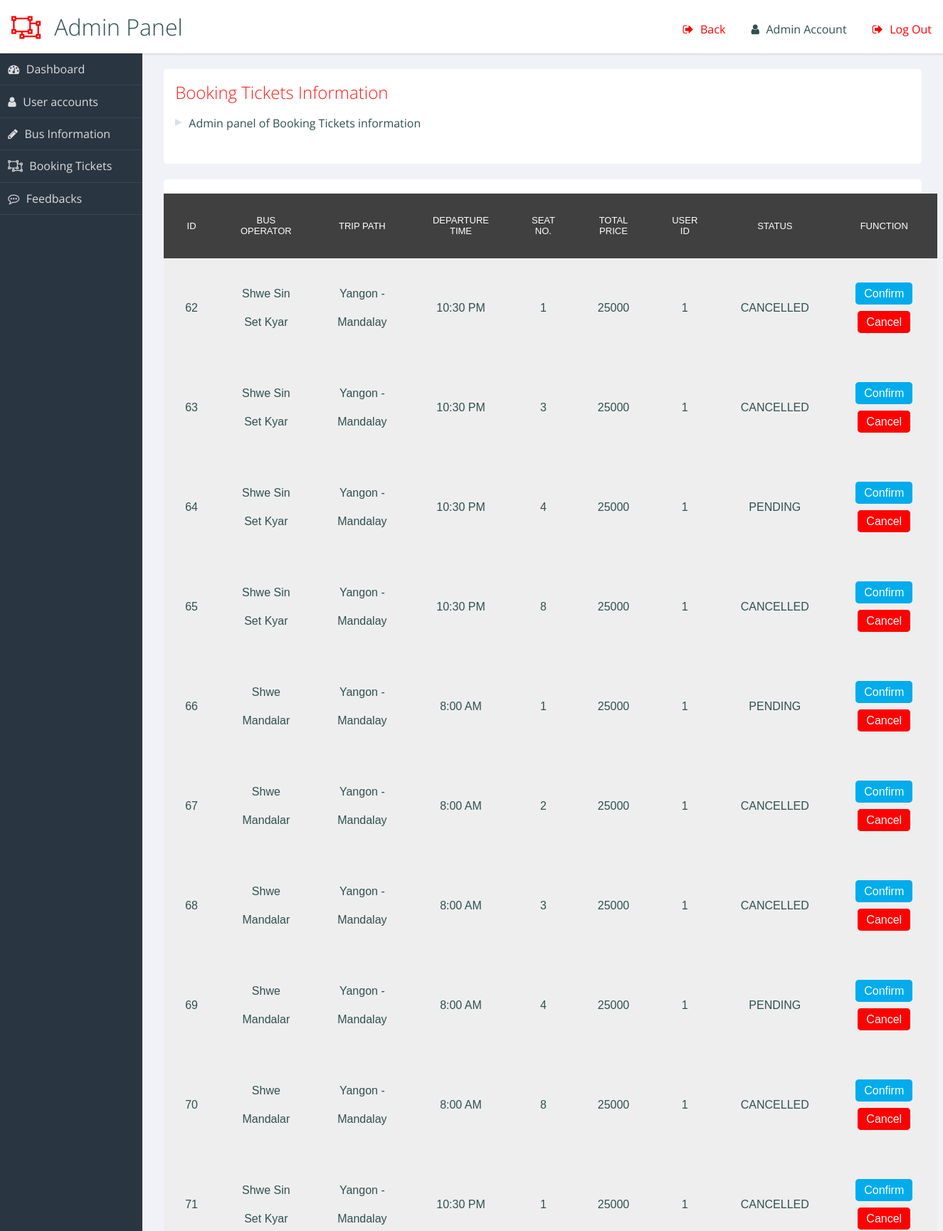
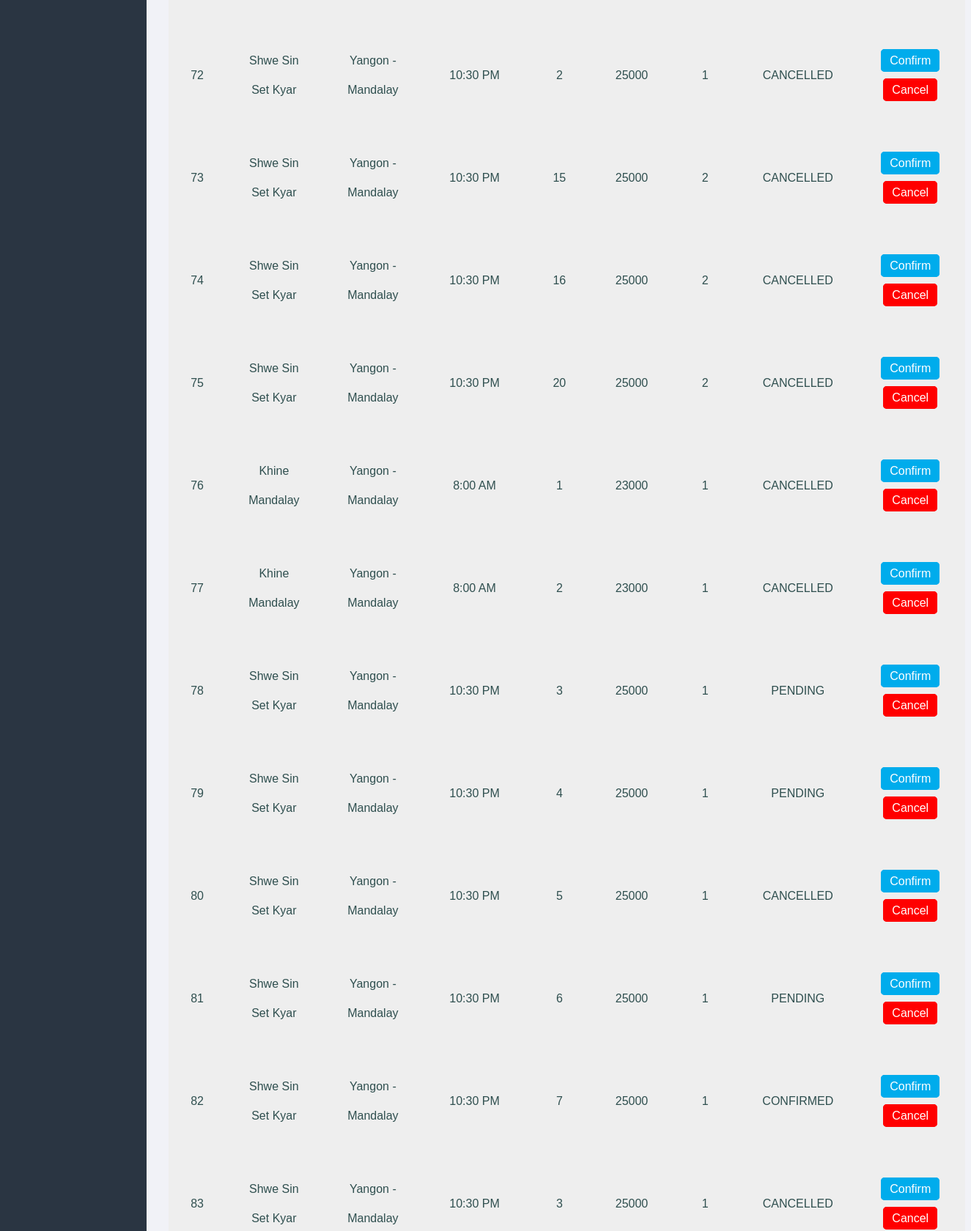
Page /admin/admin_book_ticket.php (signed in, upper part) on the committed database (2 pictures, top to bottom).
### tables this page shows
CREATE TABLE `booking_info` (
  `tid` int(6) NOT NULL,
  `uid` int(6) NOT NULL,
  `bid` int(6) NOT NULL,
  `seat_no` int(2) NOT NULL,
  `status` varchar(255) NOT NULL,
  `b_date` varchar(255) NOT NULL,
  `b_time` varchar(255) NOT NULL
);

CREATE TABLE `bus_info` (
  `id` int(6) NOT NULL,
  `bus_name` varchar(255) NOT NULL,
  `r_from` varchar(255) NOT NULL,
  `r_to` varchar(255) NOT NULL,
  `d_time` varchar(255) NOT NULL,
  `price` int(6) NOT NULL,
  `logo` varchar(255) NOT NULL,
  `seat` int(2) NOT NULL,
  `route` varchar(255) NOT NULL
);

### admin/admin_book_ticket.php (the view, shortened to what this page needs)
<?php
include "configure.php";
$sql = "SELECT * FROM `booking_info` AS `bi` LEFT JOIN `bus_info` ON `bi`.`bid` = `bus_info`.`id`";
$stmt = $connection->prepare($sql);
$stmt->execute();
?>
<link rel="stylesheet" type="text/css" href="admin.css">
<header role="banner">
  <h1>Admin Panel</h1>
  <ul class="utilities">
    <br>
    <li class="logout warn"><a href="admin.php">Back</a></li>
    <li class="users"><a href="#">Admin Account</a></li>
    <li class="logout warn"><a href="../auth.php?s=logout">Log Out</a></li>
  </ul>
</header>
<nav role='navigation'>
  <ul class="main">
    <li class="dashboard"><a href="admin.php">Dashboard</a></li>
    <li class="users"><a href="admin.php">User accounts</a></li>
    <li class="edit"><a href="admin_bus_info.php">Bus Information</a></li>
    <li class=""><a href="admin_book_ticket.php">Booking Tickets</a></li>
    <li class="comments"><a href="admin_report.php">Feedbacks</a></li>
  </ul>
</nav>
<main role="main">
  <section class="panel important">
    <h2>Booking Tickets Information</h2>
    <ul>
      <li>Admin panel of Booking Tickets information</li><br>
    </ul>
  </section>
  <section class="panel important">
      <form action="" method="post">
      <table>
       <thead>
           <tr>
               <th>ID</th>
               <th>Bus Operator</th>
               <th>Trip Path</th>
               <th>Departure Time</th>
               <th>seat No.</th>
               <th>Total Price</th>
               <th>User Id</th>
               <th>Status</th>
               <th>Function</th>
           </tr>
       </thead>
       <tbody>
<?php
     while($row = $stmt->fetch()){
?>
           <tr>
               <td>
                 <?php echo $row['tid']; ?>
               </td>
               <td>
                  <?php echo $row['bus_name']; ?>
               </td>
               <td>
                  <?php echo $row['route']; ?>
               </td>
               <td>
                  <?php echo $row['d_time']; ?>
               </td>
               <td>
                  <?php echo $row['seat_no']; ?>
               </td>
               <td>
                  <?php echo $row['price']; ?>
               </td>
               <td>
                  <?php echo $row['uid']; ?>
               </td>
               <td>
                  <?php echo $row['status']; ?>
               </td>
               <td>
                <a onclick="return confirm('Do you want to confirm?')" href="change_status.php?id=<?php echo $row['tid'];?>&status=0" id = "update-btn" >Confirm</a>
                 <a onclick="return confirm('Do you want to cancel?')" href="change_status.php?id=<?php echo $row['tid'];?>&status=1" id = "delete-btn" >Cancel</a>
               </td>
           </tr>
<?php
    }
?>
      </tbody>
   </table>
      </form>
  </section>
</main>

### admin/admin.css (style rules this page uses)
.warn { color: red; }
header[role="banner"] { background: white; box-shadow: 1px 1px 3px rgba(0, 0, 0, 0.15); }
header[role="banner"] h1 { margin: 0; font-weight: 300; padding: 1rem; }
header[role="banner"] h1:before { content: "\f248"; font-family: FontAwesome; padding-right: 0.6em; color: red; }
header[role="banner"] .utilities { width: 100%; background: slategray; color: #ddd; }
header[role="banner"] .utilities li { border-bottom: solid 1px rgba(255, 255, 255, 0.2); }
header[role="banner"] .utilities li a { padding: 0.7em; display: block; }
.utilities a:before { font-family: FontAwesome; padding-right: 0.6em; }
.logout a:before { content: ""; }
.users a:before { content: ""; }
nav[role="navigation"] { background: #2a3542; color: #ddd; }
nav[role="navigation"] li { border-bottom: 1px solid rgba(255, 255, 255, 0.08); }
nav[role="navigation"] li a { color: #ddd; text-decoration: none; display: block; padding: 0.7em; }
nav[role="navigation"] li a:before { content: "\f248"; font-family: FontAwesome; padding-right: 0.6em; }
nav[role="navigation"] .dashboard a:before { content: ""; }
nav[role="navigation"] .edit a:before { content: ""; }
nav[role="navigation"] .comments a:before { content: ""; }
nav[role="navigation"] .users a:before { content: ""; }
.panel { background-color: white; color: darkslategray; -webkit-border-radius: 0.3rem; -moz-border-radius: 0.3rem; -ms-border-radius: 0.3rem; border-radius: 0.3rem; margin: 1%; }
.panel > h2, .panel > ul { margin: 1rem; }
a { text-decoration: none; color: inherit; }
h2, h3, h4 { font-weight: 300; margin: 0; }
h2 { color: #ff1a1a; }
ul, li { list-style-type: none; margin: 0; padding: 0; }
main li { position: relative; padding-left: 1.2em; margin: 0.5em 0; }
main li:before { content: ""; position: absolute; width: 0; height: 0; left: 0; top: 0.3em; border-left: solid 10px #dde; border-top: solid 5px transparent; border-bottom: solid 5px transparent; }
table { border-collapse: collapse; width: 96%; margin: 2%; }
th { text-align: center; font-weight: 400; font-size: 13px; text-transform: uppercase; border-bottom: 1px solid rgba(0, 0, 0, 0.1); padding: 0 10px; padding-bottom: 14px; }
td { line-height: 40px; font-weight: 300; padding: 0 10px; }
@media screen and (min-width: 600px) { header[role="banner"] { position: fixed; top: 0; left: 0; width: 100%; z-index: 99; height: 75px; } }
@media screen and (min-width: 600px) { header[role="banner"] .utilities { position: absolute; top: 0; right: 0; background: transparent; color: darkslategray; width: auto; } }
@media screen and (min-width: 600px) { header[role="banner"] .utilities li { display: inline-block; } }
@media screen and (min-width: 600px) { header[role="banner"] .utilities li a { padding: 0.5em 1em; } }
@media screen and (min-width: 600px) { nav[role="navigation"] { position: fixed; width: 200px; top: 75px; bottom: 0px; left: 0px; } }
@media screen and (min-width: 600px) { main[role="main"] { margin: 75px 0 40px 200px; } }
@media screen and (min-width: 600px) { main[role="main"]:after { content: ""; display: table; clear: both; } }
@media screen and (min-width: 600px) { .panel { margin: 2% 0 0 2%; float: left; width: 96%; } }
@media screen and (min-width: 600px) { .panel:after { content: ""; display: table; clear: both; } }
@media screen and (min-width: 900px) { .panel { width: 47%; clear: none; } }
@media screen and (min-width: 900px) { .panel.important { width: 96%; } }
* { box-sizing: border-box; }
table { text-align: center; width: 900px; margin: 20px auto; font-family: sans-serif; border-bottom: 5px solid #009688; }
th, td { padding: 30px; }
th { background-color: #404040; color: white; }
td { background-color: #eee; }
#update-btn { text-decoration:none; width: 150px; border: 2px solid #00acec; background-color: #00acec; padding:5px 10px 5px 10px; border-radius:5px; color:#ffffff; margin:5px; }
#delete-btn { text-decoration:none; border: 2px solid rgb(255, 0, 0); background-color: rgb(255, 0, 0); padding:5px 10px 5px 10px; border-radius:5px; color:#ffffff; margin:5px; }

### rows in the picture
booking_info: tid "62", bus_info.bus_name "Shwe Sin Set Kyar", bus_info.route "Yangon - Mandalay", bus_info.d_time "10:30 PM", seat_no "1", bus_info.price "25000", uid "1", status "CANCELLED"
booking_info: tid "63", bus_info.bus_name "Shwe Sin Set Kyar", bus_info.route "Yangon - Mandalay", bus_info.d_time "10:30 PM", seat_no "3", bus_info.price "25000", uid "1", status "CANCELLED"
booking_info: tid "64", bus_info.bus_name "Shwe Sin Set Kyar", bus_info.route "Yangon - Mandalay", bus_info.d_time "10:30 PM", seat_no "4", bus_info.price "25000", uid "1", status "PENDING"
booking_info: tid "65", bus_info.bus_name "Shwe Sin Set Kyar", bus_info.route "Yangon - Mandalay", bus_info.d_time "10:30 PM", seat_no "8", bus_info.price "25000", uid "1", status "CANCELLED"
booking_info: tid "66", bus_info.bus_name "Shwe Mandalar", bus_info.route "Yangon - Mandalay", bus_info.d_time "8:00 AM", seat_no "1", bus_info.price "25000", uid "1", status "PENDING"
booking_info: tid "67", bus_info.bus_name "Shwe Mandalar", bus_info.route "Yangon - Mandalay", bus_info.d_time "8:00 AM", seat_no "2", bus_info.price "25000", uid "1", status "CANCELLED"
booking_info: tid "68", bus_info.bus_name "Shwe Mandalar", bus_info.route "Yangon - Mandalay", bus_info.d_time "8:00 AM", seat_no "3", bus_info.price "25000", uid "1", status "CANCELLED"
booking_info: tid "69", bus_info.bus_name "Shwe Mandalar", bus_info.route "Yangon - Mandalay", bus_info.d_time "8:00 AM", seat_no "4", bus_info.price "25000", uid "1", status "PENDING"
booking_info: tid "70", bus_info.bus_name "Shwe Mandalar", bus_info.route "Yangon - Mandalay", bus_info.d_time "8:00 AM", seat_no "8", bus_info.price "25000", uid "1", status "CANCELLED"
booking_info: tid "71", bus_info.bus_name "Shwe Sin Set Kyar", bus_info.route "Yangon - Mandalay", bus_info.d_time "10:30 PM", seat_no "1", bus_info.price "25000", uid "1", status "CANCELLED"
booking_info: tid "72", bus_info.bus_name "Shwe Sin Set Kyar", bus_info.route "Yangon - Mandalay", bus_info.d_time "10:30 PM", seat_no "2", bus_info.price "25000", uid "1", status "CANCELLED"
booking_info: tid "73", bus_info.bus_name "Shwe Sin Set Kyar", bus_info.route "Yangon - Mandalay", bus_info.d_time "10:30 PM", seat_no "15", bus_info.price "25000", uid "2", status "CANCELLED"
booking_info: tid "74", bus_info.bus_name "Shwe Sin Set Kyar", bus_info.route "Yangon - Mandalay", bus_info.d_time "10:30 PM", seat_no "16", bus_info.price "25000", uid "2", status "CANCELLED"
booking_info: tid "75", bus_info.bus_name "Shwe Sin Set Kyar", bus_info.route "Yangon - Mandalay", bus_info.d_time "10:30 PM", seat_no "20", bus_info.price "25000", uid "2", status "CANCELLED"
booking_info: tid "76", bus_info.bus_name "Khine Mandalay", bus_info.route "Yangon - Mandalay", bus_info.d_time "8:00 AM", seat_no "1", bus_info.price "23000", uid "1", status "CANCELLED"
booking_info: tid "77", bus_info.bus_name "Khine Mandalay", bus_info.route "Yangon - Mandalay", bus_info.d_time "8:00 AM", seat_no "2", bus_info.price "23000", uid "1", status "CANCELLED"
booking_info: tid "78", bus_info.bus_name "Shwe Sin Set Kyar", bus_info.route "Yangon - Mandalay", bus_info.d_time "10:30 PM", seat_no "3", bus_info.price "25000", uid "1", status "PENDING"
booking_info: tid "79", bus_info.bus_name "Shwe Sin Set Kyar", bus_info.route "Yangon - Mandalay", bus_info.d_time "10:30 PM", seat_no "4", bus_info.price "25000", uid "1", status "PENDING"
booking_info: tid "80", bus_info.bus_name "Shwe Sin Set Kyar", bus_info.route "Yangon - Mandalay", bus_info.d_time "10:30 PM", seat_no "5", bus_info.price "25000", uid "1", status "CANCELLED"
booking_info: tid "81", bus_info.bus_name "Shwe Sin Set Kyar", bus_info.route "Yangon - Mandalay", bus_info.d_time "10:30 PM", seat_no "6", bus_info.price "25000", uid "1", status "PENDING"
booking_info: tid "82", bus_info.bus_name "Shwe Sin Set Kyar", bus_info.route "Yangon - Mandalay", bus_info.d_time "10:30 PM", seat_no "7", bus_info.price "25000", uid "1", status "CONFIRMED"
booking_info: tid "83", bus_info.bus_name "Shwe Sin Set Kyar", bus_info.route "Yangon - Mandalay", bus_info.d_time "10:30 PM", seat_no "3", bus_info.price "25000", uid "1", status "CANCELLED"
